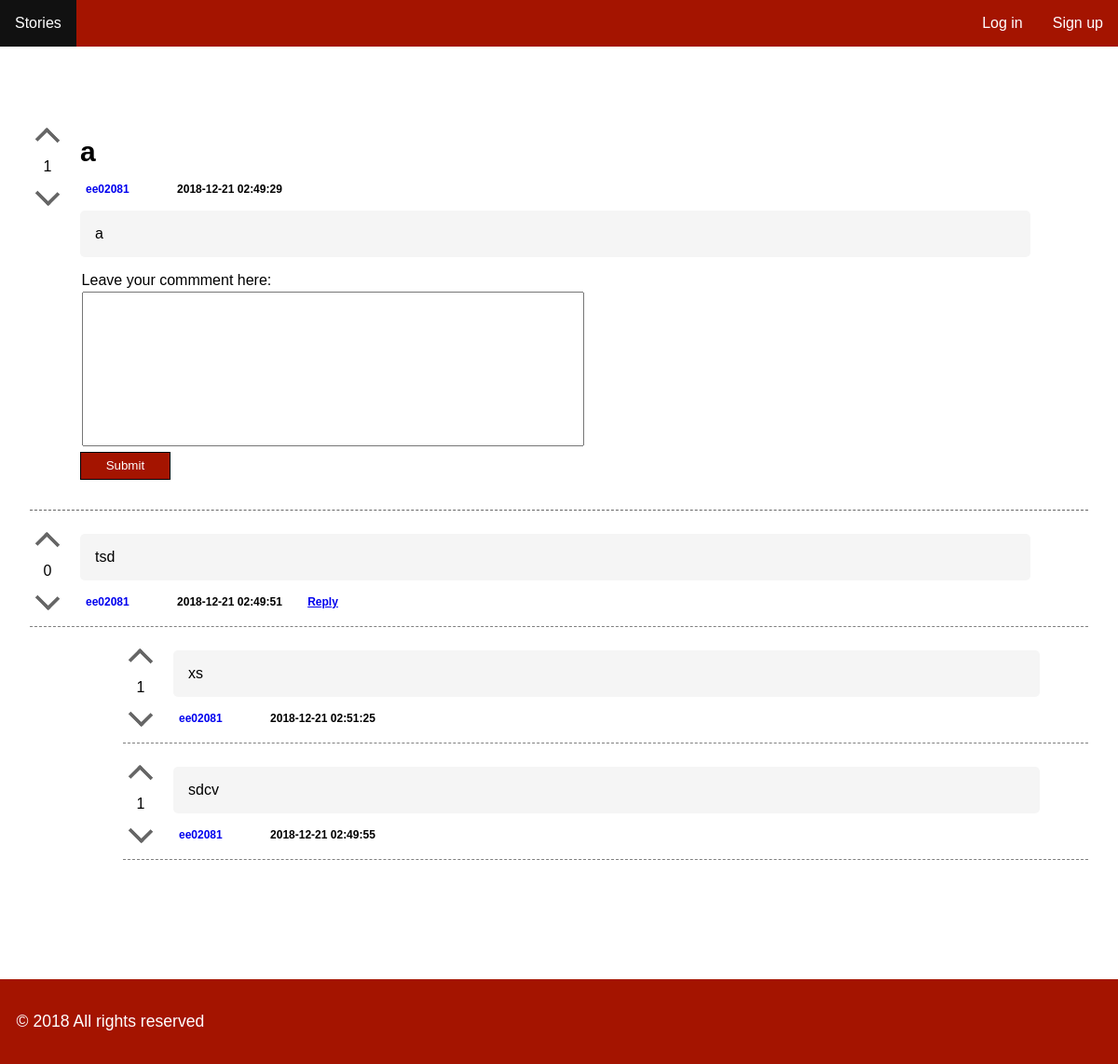
The app's page /pages/story.php?id=10 with its own data.
### tables this page shows
CREATE TABLE story (    
    id INTEGER PRIMARY KEY AUTOINCREMENT NOT NULL,
    channel_id INTEGER,
    user_id INTEGER,
    title VARCHAR NOT NULL,
    description VARCHAR NOT NULL,
    date DATETIME NOT NULL,
    karma INTEGER,
        FOREIGN KEY (channel_id) REFERENCES channel(id),
        FOREIGN KEY (user_id) REFERENCES user(id)
);

CREATE TABLE comment (    
    id INTEGER PRIMARY KEY AUTOINCREMENT NOT NULL,
    story_id INTEGER,
    user_id INTEGER,
    description VARCHAR NOT NULL,
    date DATETIME NOT NULL,
    karma INTEGER,
    father INTEGER,
        FOREIGN KEY (story_id) REFERENCES story(id),
        FOREIGN KEY (user_id) REFERENCES user(id)
);

CREATE TABLE user (
  id INTEGER PRIMARY KEY AUTOINCREMENT NOT NULL,
  username VARCHAR NOT NULL UNIQUE,
  register_date DATETIME NOT NULL,  
  password VARCHAR NOT NULL
);

### pages/story.php (called while the page is built, shortened)
<?php
	include_once('../config/init.php');
	include_once('../database/story.php');
	include_once('../database/comment.php');
	$story_id = $_GET['id'];
	$story = getStory($story_id);
	$comments = getAllComments($story_id);
	include_once('../templates/header.php');
	include_once('../templates/template_story.php');
	include_once('../templates/footer.php');
?>

### database/story.php (called while the page is built, shortened)
<?php
	function getStory($story_id) {
		global $conn;
		$stmt = $conn->prepare('
			SELECT
			story.*,
			COUNT(comment.story_id) as nrComm,
			user.username as usrname
			FROM story
			left join comment on story.id=comment.story_id
			left join user on story.user_id=user.id
			WHERE story.id = ?
		');
		$stmt->execute(array($story_id));
		return $stmt->fetch();
	}
?>

### database/comment.php (called while the page is built, shortened)
<?php
  function getAllComments($story_id) {
    global $conn;
    $stmt = $conn->prepare('
        SELECT
        comment.*,
        user.username as usrname
        FROM comment
        left join user on comment.user_id=user.id
        WHERE comment.story_id = ? AND father IS NULL
        ORDER BY `date` Desc
      ');
    $stmt->execute(array($story_id));
    return $stmt->fetchAll();
  }
  function findReplies($father){
    global $conn;
    $stmt = $conn->prepare('
      SELECT
      comment.*,
      user.username as usrname
      FROM comment
      left join user on comment.user_id=user.id
      WHERE comment.father = ?
      ORDER BY `date` Desc
    ');
    $stmt->execute(array($father));
    return $stmt->fetchAll();
  }
?>

### templates/template_story.php (the view, shortened to what this page needs)
<section id="main" class="story-page">
  <div id="story-content">
    <article id="story-holder-<?php echo $story['id'] ?>" class='story-header'>
      <div id = 'vote'>
        <a href="javascript:void(0)" onclick="upvoteStory('<?php echo $story["id"] ?>')" class="vote upvote <?php echo ( isset($currentUser) && hasUserAlreadyUpvotedStory($currentUser['id'], $story['id']) ? 'voted' : '' ) ?>">
          <div class="arrow-up"></div>
        </a>
        <div class="karma">
          <?php echo( is_null($story['karma']) ? '0' : $story['karma'] ); ?>
        </div>
        <a href="javascript:void(0)" onclick="downvoteStory('<?php echo $story["id"] ?>')" class="vote downvote <?php echo ( isset($currentUser) && hasUserAlreadyDownvotedStory($currentUser['id'], $story['id']) ? 'voted' : '' ) ?>">
          <div class="arrow-down"></div>
        </a>
      </div>
      <div id = 'listStory'>
				<div class = 'story-title'>
          <?php echo $story['title']; ?>
				</div>
				<div class = 'listStory-footer'>
          <a class="author" href="../pages/profile.php?profile=<?php echo $story['usrname']; ?>"><?php echo $story['usrname']; ?></a>
					<span class="tags">
					</span>
					<span class="date">
						<?php echo $story['date']; ?>
					</span>
        </div>
        <div class="listStory-description">
          <?php echo $story['description']; ?>
        </div>
        <div id="add-comment">
          <form action="../actions/action_add_comment.php" method="POST">
            <div class="form-group">
              <label for="comment">Leave your commment here: </label>
              <textarea id="comment" name="comment" required rows="5"></textarea>
            </div>
            <div class="form-group">
              <input type="submit" value="Submit">
            </div>
          </form>
      </div>
    </div>
  </article>
  </div>
  <div id="comments" >
    <?php foreach ($comments as $key => $comment) { ?>
      <article>
        <div id="comment-holder-<?php echo $comment['id'] ?>" class="story">
          <div id = 'vote'>
            <a href="javascript:void(0)" onclick="upvoteComment('<?php echo $comment["id"] ?>')" class="vote upvote <?php echo ( isset($currentUser) && hasUserAlreadyUpvotedComment($currentUser['id'], $comment['id']) ? 'voted' : '' ) ?>">
              <div class="arrow-up"></div>
            </a>
            <div class="karma">
              <?php echo( is_null($comment['karma']) ? '0' : $comment['karma'] ); ?>
            </div>
            <a href="javascript:void(0)" onclick="downvoteComment('<?php echo $comment["id"] ?>')" class="vote downvote <?php echo ( isset($currentUser) && hasUserAlreadyDownvotedComment($currentUser['id'], $comment['id']) ? 'voted' : '' ) ?>">
              <div class="arrow-down"></div>
            </a>
          </div>
          <div id = 'listStory'>
            <div class="description listStory-description">
              <?php echo $comment['description']; ?>
            </div>
            <div class="listStory-footer">
              <a class="author" href="../pages/profile.php?profile=<?php echo $comment['usrname']; ?>"><?php echo $comment['usrname']; ?></a>
              <span class="tags">
              </span>
              <span class="date">
                <?php echo $comment['date']; ?>
              </span>
              <span class="reply">
                <a href="javascript:void(0)" onclick="showReplyForm('reply-form-<?php echo $comment['id']; ?>')">Reply</a>
              </span>
            </div>
          </div>
        </div>
        <div class="replies-holder">
          <?php $replies = findReplies($comment['id']);?>
          <?php foreach ($replies as $key => $reply) { ?>
            <article id="comment-holder-<?php echo $reply['id'] ?>" class="reply" style="margin-left: 100px;">
              <div class="story">
                <div id = 'vote'>
                  <a href="javascript:void(0)" onclick="upvoteComment('<?php echo $reply["id"] ?>')" class="vote upvote <?php echo ( isset($currentUser) && hasUserAlreadyUpvotedComment($currentUser['id'], $reply['id']) ? 'voted' : '' ) ?>">
                    <div class="arrow-up"></div>
                  </a>
                  <div class="karma">
                    <?php echo( is_null($reply['karma']) ? '0' : $reply['karma'] ); ?>
                  </div>
                  <a href="javascript:void(0)" onclick="downvoteComment('<?php echo $reply["id"] ?>')" class="vote downvote <?php echo ( isset($currentUser) && hasUserAlreadyDownvotedComment($currentUser['id'], $reply['id']) ? 'voted' : '' ) ?>">
                    <div class="arrow-down"></div>
                  </a>
                </div>
              <div id = 'listStory'>
                <div class="description listStory-description">
                  <?php echo $reply['description']; ?>
                </div>
                <div class="listStory-footer">
                  <a class="author" href="../pages/profile.php?profile=<?php echo $reply['usrname']; ?>"><?php echo $reply['usrname']; ?></a>
                  <span class="tags">
                  </span>
                  <span class="date">
                    <?php echo $reply['date']; ?>
                  </span>
                  </div>
                </div>
              </div>
            </article>
          <?php } ?>
        </div>
      </article>
    <?php } ?>
  </div>
</section>

### css/allpages.css (style rules this page uses)
body { max-width: 1220px; min-height: 100vh; margin: 0 auto; font-family: 'Montserrat', sans-serif; -webkit-font-smoothing: antialiased; color: #000000; box-shadow: 0px 30px 40px rgba(0,0,0,.1); }
textarea { resize:none; font-family: 'Montserrat', sans-serif; }

### css/main.css (style rules this page uses)
.story-page { padding: 5em 2em; }
#story-content { display: block; }
.story-header { display:flex; }
.story-title { font-weight: bold; font-size: 30px; margin: 1rem; }
.story-header > #listStory > .listStory-description { margin-top : 1em; }
#listStory { width: 100%; }
#add-comment { margin: 1rem; }
#add-comment > form > .form-group > label { display: block; margin: 0.1rem; }
#comment { margin: 0.1rem; width: 50%; height: 10rem; }
input[type="submit"] { background-color: #A41400; color: white; border: 1px solid black; padding: 0.5em 2em; }
#comments { margin-top: 1em; border-top: 1px dashed #666; }
.story, #story { display:flex; align-items: center; padding-bottom: 10px; border-bottom: 1px dashed gray; margin-top: 1em; }
#vote { display: block; text-align: center; }
.arrow-up { position: relative; display: inline-block; vertical-align: middle; color: #666; box-sizing: border-box; width: 18px; height: 20px; border-width: 4px 4px 0 0; border-style: solid; margin: 10px; border-radius: 0 2px 0 0; transform: rotate(-45deg); }
.arrow-down { position: relative; display: inline-block; vertical-align: middle; color: #666; box-sizing: border-box; width: 18px; height: 20px; border-width: 4px 4px 0 0; border-style: solid; margin: 10px; border-radius: 0 2px 0 0; transform: rotate(135deg); }
.listStory-description { margin: 0em 1em 1em 1em; border-radius: 5px; background-color: #F5F5F5; text-align: justify; width: 90%; padding: 1rem; }
.listStory-footer { padding: 0rem 1rem 0rem 1rem; font-size: 12px; }
.listStory-footer > * { margin-right: 1em; padding: 0.5em; border-radius: 5px; text-align: center; font-weight: bold; text-decoration-line: none; text-decoration-color: blue; border-radius: 5px; }

### records on screen
story: karma "1", title "a", date "2018-12-21 02:49:29", description "a"
comment: karma "0", description "tsd", user.username "ee02081", date "2018-12-21 02:49:51"
comment: karma "1", description "xs", user.username "ee02081", date "2018-12-21 02:51:25"
comment: karma "1", description "sdcv", user.username "ee02081", date "2018-12-21 02:49:55"

### other values on screen
$story['usrname'] "ee02081"
